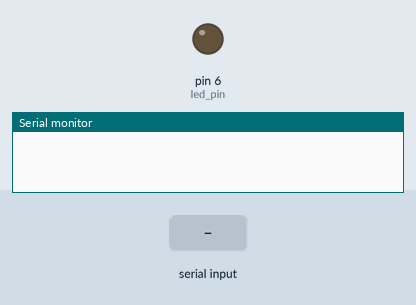
A sketch run on a simulated Arduino Uno, built with avr-gcc and run on an emulated ATmega328P. Parts: output pins drawn as LEDs (lit = HIGH), the last lines printed to the serial monitor. The inputs (shaded band) are chosen by the test bench.

Above: at 1.2 s.
1.3 s: "1" received over Serial
At 1.6 s:
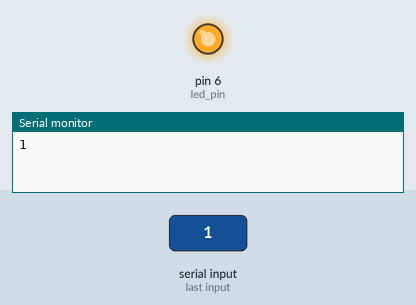
2.8 s: "0" received over Serial
At 3.9 s:
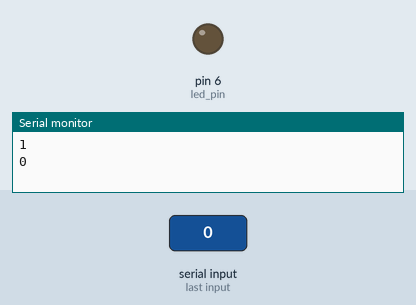
Timing chart, 0 to 5.8 s (numbered marks = the images above; inputs shaded):
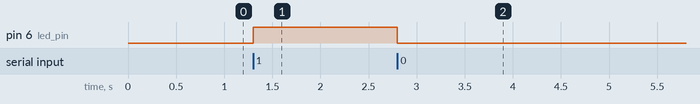

The sketch:

MQTT_ino.ino
```cpp
#define led_pin 6

void setup() {
  Serial.begin(9600);
  while (!Serial){

  }
  pinMode(led_pin, OUTPUT);
}

void loop() {
  // Serial.println(Serial.available());
  while(Serial.available() > 0){
    char message = Serial.read();
    Serial.println(message);
    switch(message) {
      case '1':
        digitalWrite(led_pin, HIGH);
      break;
      case '0':
        digitalWrite(led_pin, LOW);
      break;
    }
  }
}
```

Measured:
- after the input at 1.3 s, pin 6 (led_pin): LOW → HIGH at once
- after the input at 2.8 s, pin 6 (led_pin): HIGH → LOW at once
